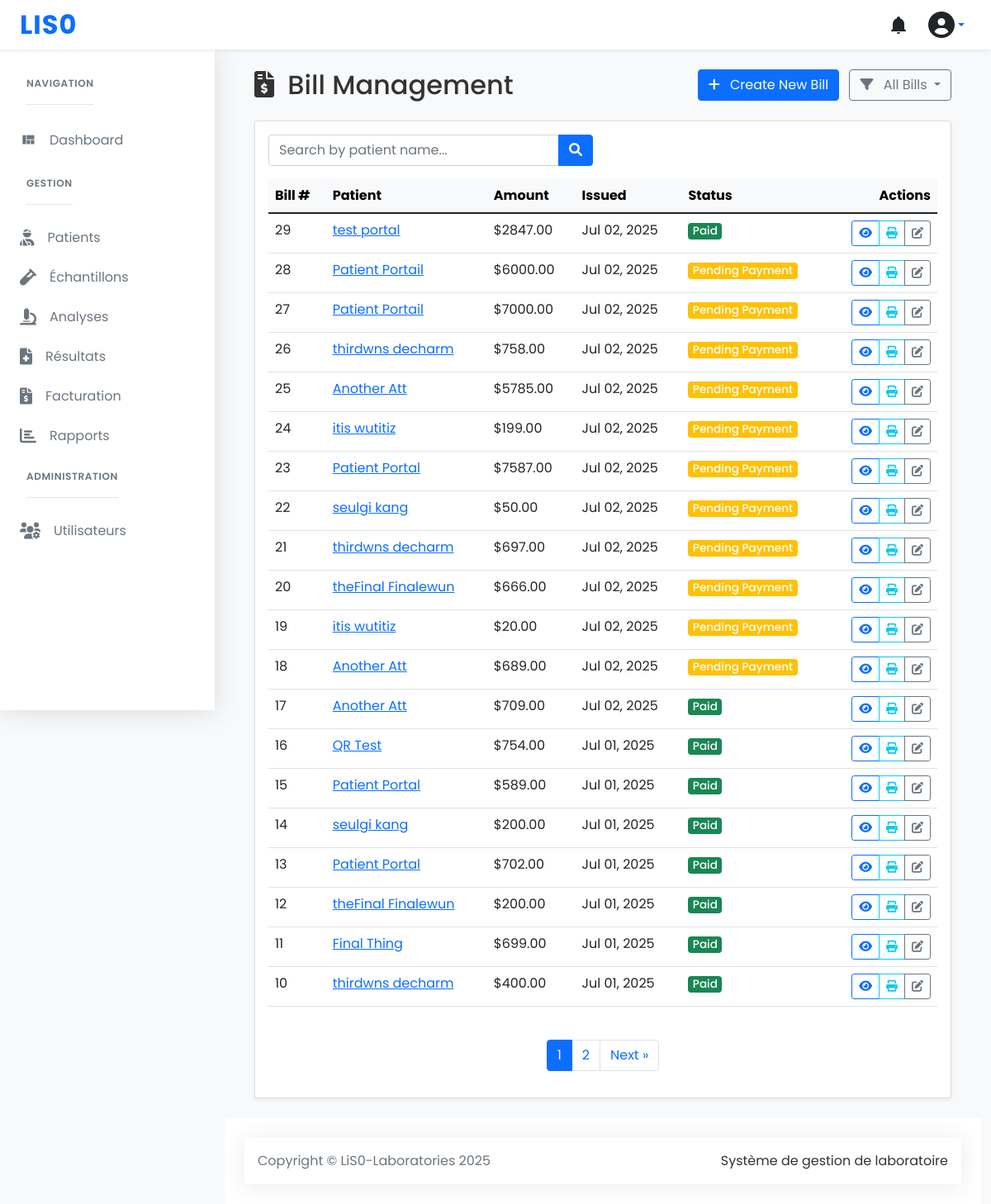
The app's page /billing/ (signed in) with its own data.
### billing/models.py (models this page shows, shortened)
class Bill(models.Model):
    STATUS_CHOICES = [
        ('pending', 'Pending Payment'),
        ('paid', 'Paid'),
        ('cancelled', 'Cancelled'),
    ]
    history = AuditlogHistoryField()
    patient = models.ForeignKey(
        Patient,
        on_delete=models.CASCADE,
        related_name='bills'
    )
    amount = models.DecimalField(max_digits=10, decimal_places=2)
    tax_amount = models.DecimalField(max_digits=10, decimal_places=2, default=0.00)
    discount = models.DecimalField(max_digits=10, decimal_places=2, default=0.00)
    issued_date = models.DateTimeField(default=timezone.now)
    due_date = models.DateTimeField(null=True, blank=True)
    paid_date = models.DateTimeField(null=True, blank=True)
    status = models.CharField(
        max_length=20,
        choices=STATUS_CHOICES,
        default='pending'
    )
    pdf_file = models.FileField(upload_to='bills/pdfs/', null=True, blank=True)
    qr_code = models.ImageField(upload_to='bills/qr_codes/', null=True, blank=True)
    notes = models.TextField(blank=True)
    created_at = models.DateTimeField(auto_now_add=True)
    updated_at = models.DateTimeField(auto_now=True)
    class Meta:
        ordering = ['-issued_date']
        indexes = [
            models.Index(fields=['status']),
            models.Index(fields=['issued_date']),
            models.Index(fields=['patient']),
        ]

### patients/models.py (models this page shows, shortened)
class Patient(models.Model):
    GENDER_CHOICES = [
        ('M', 'Male'),
        ('F', 'Female'),
        ('O', 'Other'),
    ]
    first_name = models.CharField(max_length=100)
    last_name = models.CharField(max_length=100)
    date_of_birth = models.DateField()
    gender = models.CharField(max_length=1, choices=GENDER_CHOICES)
    phone_number = models.CharField(max_length=17)
    email = models.EmailField(blank=True)
    address = models.TextField(blank=True)
    medical_history = models.TextField(blank=True)
    qr_code = models.ImageField(upload_to='patient_qr_codes/', blank=True)
    qr_token = models.CharField(max_length=64, blank=True)
    qr_token_expires = models.DateTimeField(null=True, blank=True)
    created_at = models.DateTimeField(auto_now_add=True)
    updated_at = models.DateTimeField(auto_now=True)
    @property
    def full_name(self):
        return f"{self.first_name} {self.last_name}"
    class Meta:
        ordering = ['-created_at']
        verbose_name = 'Patient'
        verbose_name_plural = 'Patients'

### billing/views.py (the view)
# urls.py: path('', BillListView.as_view(), name='bill_list'),
class BillListView(LoginRequiredMixin, ListView):
    model = Bill
    template_name = 'billing/bill_list.html'
    context_object_name = 'bills'
    paginate_by = 20
    def get_context_data(self, **kwargs):
        context = super().get_context_data(**kwargs)
        context['status_choices'] = Bill.STATUS_CHOICES
        return context
    def get_queryset(self):
        queryset = super().get_queryset()
        status = self.request.GET.get('status')
        patient_search = self.request.GET.get('patient')
        if status:
            queryset = queryset.filter(status=status)
        if self.request.user.is_staff and patient_search:
            queryset = queryset.filter(
                Q(patient__first_name__icontains=patient_search) |
                Q(patient__last_name__icontains=patient_search)
            )
        return queryset.order_by('-issued_date')

### billing/templates/billing/bill_list.html (shortened to what this page needs)
{% extends "base.html" %}
{% load static %}
{% block content %}
<div class="container-fluid">
    <div class="d-flex justify-content-between align-items-center mb-4">
        <h2 class="mb-0">
            <i class="fas fa-file-invoice-dollar me-2"></i>
            Bill Management
        </h2>
        <div>
            <a href="{% url 'billing:bill_create' %}"
               class="btn btn-primary"
               hx-get="{% url 'billing:bill_create' %}"
               hx-target="#modalContent"
               data-bs-toggle="modal"
               data-bs-target="#mainModal">
                <i class="fas fa-plus me-2"></i> Create New Bill
            </a>
            <div class="dropdown d-inline-block ms-2">
                <button class="btn btn-outline-secondary dropdown-toggle" type="button"
                        id="filterDropdown" data-bs-toggle="dropdown"
                        aria-expanded="false">
                    <i class="fas fa-filter me-2"></i>
                    {% if request.GET.status %}
                        {{ request.GET.status|title }}
                    {% else %}
                        All Bills
                    {% endif %}
                </button>
            </div>
        </div>
    </div>
    <div class="card shadow-sm">
        <div class="card-body">
            {% if request.user.is_staff %}
            <div class="row mb-3">
                <div class="col-md-6">
                    <form method="get" class="input-group">
                        <input type="text" name="patient" class="form-control"
                               placeholder="Search by patient name..."
                               value="{{ request.GET.patient }}">
                        <button class="btn btn-primary" type="submit">
                            <i class="fas fa-search"></i>
                        </button>
                    </form>
                </div>
            </div>
            {% endif %}
            <div class="table-responsive">
                <table class="table table-hover">
                    <thead class="table-light">
                        <tr>
                            <th>Bill #</th>
                            <th>Patient</th>
                            <th>Amount</th>
                            <th>Issued</th>
                            <th>Status</th>
                            <th class="text-end">Actions</th>
                        </tr>
                    </thead>
                    <tbody>
                        {% for bill in bills %}
                        <tr>
                            <td>{{ bill.id }}</td>
                            <td>
                                <a href="{% url 'patients:detail' bill.patient.id %}"
                                   hx-get="{% url 'patients:detail' bill.patient.id %}"
                                   hx-target="#modalContent"
                                   data-bs-toggle="modal"
                                   data-bs-target="#mainModal">
                                    {{ bill.patient.full_name }}
                                </a>
                            </td>
                            <td>${{ bill.amount }}</td>
                            <td>{{ bill.issued_date|date:"M d, Y" }}</td>
                            <td>
                                <span class="badge bg-{% if bill.status == 'paid' %}success
                                {% elif bill.status == 'cancelled' %}secondary
                                {% else %}warning{% endif %}">
                                    {{ bill.get_status_display }}
                                </span>
                            </td>
                            <td class="text-end">
                                <div class="btn-group">
                                    <a href="{% url 'billing:bill_detail' bill.id %}"
                                       class="btn btn-sm btn-outline-primary"
                                       title="View"
                                       hx-get="{% url 'billing:bill_detail' bill.id %}"
                                       hx-target="#modalContent"
                                       data-bs-toggle="modal"
                                       data-bs-target="#mainModal">
                                        <i class="fas fa-eye"></i>
                                    </a>
                                    <a href="{% url 'billing:print_bill' bill.id %}"
                                       class="btn btn-sm btn-outline-info"
                                       title="Print">
                                        <i class="fas fa-print"></i>
                                    </a>
                                    {% if request.user.is_staff %}
                                    <a href="{% url 'billing:bill_update' bill.id %}"
                                       class="btn btn-sm btn-outline-secondary"
                                       title="Edit"
                                       hx-get="{% url 'billing:bill_update' bill.id %}"
                                       hx-target="#modalContent"
                                       data-bs-toggle="modal"
                                       data-bs-target="#mainModal">
                                        <i class="fas fa-edit"></i>
                                    </a>
                                    {% endif %}
                                </div>
                            </td>
                        </tr>
                        {% endfor %}
                    </tbody>
                </table>
            </div>
            {% if is_paginated %}
            <nav aria-label="Page navigation" class="mt-4">
                <ul class="pagination justify-content-center">
                    {% for num in page_obj.paginator.page_range %}
                    {% if page_obj.number == num %}
                    <li class="page-item active">
                        <span class="page-link">{{ num }}</span>
                    </li>
                    {% elif num > page_obj.number|add:'-3' and num < page_obj.number|add:'3' %}
                    <li class="page-item">
                        <a class="page-link" href="?page={{ num }}{% if request.GET.status %}&status={{ request.GET.status }}{% endif %}{% if request.GET.patient %}&patient={{ request.GET.patient }}{% endif %}">
                            {{ num }}
                        </a>
                    </li>
                    {% endif %}
                    {% endfor %}
                    {% if page_obj.has_next %}
                    <li class="page-item">
                        <a class="page-link" href="?page={{ page_obj.next_page_number }}{% if request.GET.status %}&status={{ request.GET.status }}{% endif %}{% if request.GET.patient %}&patient={{ request.GET.patient }}{% endif %}">
                            Next &raquo;
                        </a>
                    </li>
                    {% endif %}
                </ul>
            </nav>
            {% endif %}
        </div>
    </div>
</div>
<div class="position-fixed bottom-0 end-0 p-3" style="z-index: 11">
</div>
{% endblock %}

### static/css/spica-styles.css (style rules this page uses)
body { font-family: 'Poppins', sans-serif; background-color: #f8f9fa; color: #333; }
.badge { font-size: 0.6rem; padding: 0.25em 0.4em; }

### billing/templates/billing/bill_list.html (style rules this page uses)
.table th { background-color: #f8f9fa; position: sticky; top: 0; }
.badge { font-size: 0.85em; font-weight: 500; }
.btn-group .btn { padding: 0.25rem 0.5rem; }

### records on screen
Bill: id "29", patient.full_name "test portal", amount "2847.00", issued_date "Jul 02, 2025", status "Paid"
Bill: id "28", patient.full_name "Patient Portail", amount "6000.00", issued_date "Jul 02, 2025", status "Pending Payment"
Bill: id "27", patient.full_name "Patient Portail", amount "7000.00", issued_date "Jul 02, 2025", status "Pending Payment"
Bill: id "26", patient.full_name "thirdwns decharm", amount "758.00", issued_date "Jul 02, 2025", status "Pending Payment"
Bill: id "25", patient.full_name "Another Att", amount "5785.00", issued_date "Jul 02, 2025", status "Pending Payment"
Bill: id "24", patient.full_name "itis wutitiz", amount "199.00", issued_date "Jul 02, 2025", status "Pending Payment"
Bill: id "23", patient.full_name "Patient Portal", amount "7587.00", issued_date "Jul 02, 2025", status "Pending Payment"
Bill: id "22", patient.full_name "seulgi kang", amount "50.00", issued_date "Jul 02, 2025", status "Pending Payment"
Bill: id "21", patient.full_name "thirdwns decharm", amount "697.00", issued_date "Jul 02, 2025", status "Pending Payment"
Bill: id "20", patient.full_name "theFinal Finalewun", amount "666.00", issued_date "Jul 02, 2025", status "Pending Payment"
Bill: id "19", patient.full_name "itis wutitiz", amount "20.00", issued_date "Jul 02, 2025", status "Pending Payment"
Bill: id "18", patient.full_name "Another Att", amount "689.00", issued_date "Jul 02, 2025", status "Pending Payment"
Bill: id "17", patient.full_name "Another Att", amount "709.00", issued_date "Jul 02, 2025", status "Paid"
Bill: id "16", patient.full_name "QR Test", amount "754.00", issued_date "Jul 01, 2025", status "Paid"
Bill: id "15", patient.full_name "Patient Portal", amount "589.00", issued_date "Jul 01, 2025", status "Paid"
Bill: id "14", patient.full_name "seulgi kang", amount "200.00", issued_date "Jul 01, 2025", status "Paid"
Bill: id "13", patient.full_name "Patient Portal", amount "702.00", issued_date "Jul 01, 2025", status "Paid"
Bill: id "12", patient.full_name "theFinal Finalewun", amount "200.00", issued_date "Jul 01, 2025", status "Paid"
Bill: id "11", patient.full_name "Final Thing", amount "699.00", issued_date "Jul 01, 2025", status "Paid"
Bill: id "10", patient.full_name "thirdwns decharm", amount "400.00", issued_date "Jul 01, 2025", status "Paid"

### other values on screen
{{ num }} "1"
{{ num }} "2"
